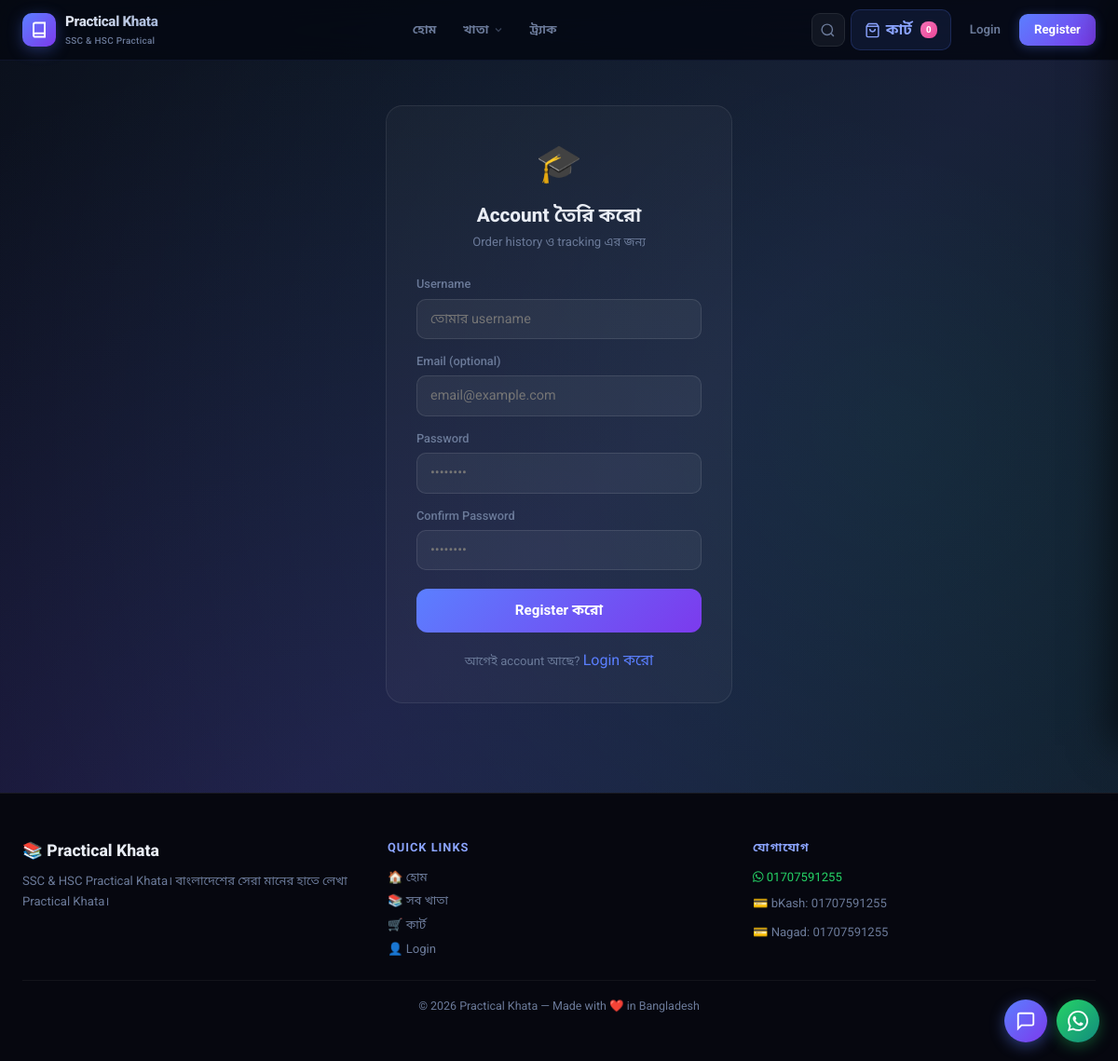
Screenshot of /register/ with the database file from the repository.
### core/models.py (models this page shows, shortened)
class SiteSettings(models.Model):
    site_name        = models.CharField(max_length=100, default='Practical Khata')
    tagline          = models.CharField(max_length=200, default='SSC & HSC Practical Khata')
    whatsapp_number  = models.CharField(max_length=20, default='8801707591255')
    delivery_charge  = models.DecimalField(max_digits=6, decimal_places=2, default=110)
    free_delivery_above = models.DecimalField(max_digits=8, decimal_places=2, default=0,
                          help_text='0 means no free delivery threshold')
    bkash_number     = models.CharField(max_length=20, blank=True, default='01707591255')
    nagad_number     = models.CharField(max_length=20, blank=True, default='01707591255')
    chat_enabled     = models.BooleanField(default=True, help_text='Show AI chat widget')
    chat_welcome_msg = models.CharField(max_length=300,
                       default='আসসালামু আলাইকুম! 👋 কীভাবে সাহায্য করতে পারি?')
    meta_description = models.TextField(blank=True,
                       default='Buy SSC & HSC Practical Khata online in Bangladesh.')
    meta_keywords    = models.CharField(max_length=300, blank=True,
                       default='practical khata, SSC, HSC, Bangladesh')
    og_image         = models.ImageField(upload_to='site/', blank=True, null=True)
    class Meta:
        verbose_name = 'Site Settings'
        verbose_name_plural = 'Site Settings'
    @classmethod
    def get(cls):
        obj, _ = cls.objects.get_or_create(pk=1)
        return obj

### core/views.py (the view, shortened to what this page needs)
# urls.py: path('register/', views.register_view, name='register'),
def register_view(request):
    if request.user.is_authenticated:
        return redirect('dashboard')
    return render(request, 'register.html')

### core/context_processors.py (called while the page is built)
def cart_count(request):
    cart = request.session.get('cart', {})
    total_items = sum(item.get('quantity', 0) for item in cart.values())
    return {'cart_count': total_items}

def site_settings(request):
    settings = SiteSettings.get()
    flash_sale = FlashSale.objects.filter(
        is_active=True,
        ends_at__gt=timezone.now()
    ).first()
    return {
        'site_settings':   settings,
        'flash_sale':      flash_sale,
        'whatsapp_number': settings.whatsapp_number,
        'delivery_charge': settings.delivery_charge,
        'chat_enabled':    settings.chat_enabled,
        'chat_welcome_msg': settings.chat_welcome_msg,
        'GA_MEASUREMENT_ID': getattr(django_settings, 'GA_MEASUREMENT_ID', ''),
    }

### templates/register.html (shortened to what this page needs)
{% extends 'base.html' %}
{% block content %}
<section class="py-5">
    <div class="container" style="max-width:420px;">
        <div class="auth-card">
            <div class="auth-logo">🎓</div>
            <h2 class="auth-title">Account তৈরি করো</h2>
            <p class="auth-sub">Order history ও tracking এর জন্য</p>
            <form method="POST" style="margin-top:24px;">
                <label class="auth-label">Username</label>
                <input type="text" name="username" class="auth-input" placeholder="তোমার username" required>
                <label class="auth-label" style="margin-top:14px;">Email (optional)</label>
                <input type="email" name="email" class="auth-input" placeholder="email@example.com">
                <label class="auth-label" style="margin-top:14px;">Password</label>
                <input type="password" name="password" class="auth-input" placeholder="••••••••" required>
                <label class="auth-label" style="margin-top:14px;">Confirm Password</label>
                <input type="password" name="password2" class="auth-input" placeholder="••••••••" required>
                <button type="submit" class="auth-btn">Register করো</button>
                <div style="text-align:center; margin-top:16px;">
                    <a href="{% url 'login' %}" style="font-size:0.82rem; color:#6b7a99;">আগেই account আছে? <span
                            style="color:#5b7fff;">Login করো</span></a>
                </div>
            </form>
        </div>
    </div>
</section>
{% endblock %}

### templates/base.html (shortened to what this page needs)
<!DOCTYPE html>
<html lang="bn">
{% load static %}
<head>
    <link href="https://cdn.jsdelivr.net/npm/bootstrap@5.3.0/dist/css/bootstrap.min.css" rel="stylesheet">
    <link rel="stylesheet" href="https://cdnjs.cloudflare.com/ajax/libs/font-awesome/6.4.0/css/all.min.css">
    <link rel="stylesheet" href="{% static 'css/style.css' %}?v=7">
</head>
<body>
    <div class="particles-bg"></div>
    <nav class="pk-nav" id="mainNav" role="navigation" aria-label="Main Navigation">
        <div class="pk-nav-bar">
            <div class="container pk-nav-container">
                <a class="pk-logo" href="{% url 'home' %}" aria-label="{{ site_settings.site_name }}">
                    <div class="pk-logo-icon">
                        <svg width="18" height="18" viewBox="0 0 24 24" fill="none" stroke="white" stroke-width="2.5" stroke-linecap="round"><path d="M4 19.5A2.5 2.5 0 0 1 6.5 17H20"/><path d="M6.5 2H20v20H6.5A2.5 2.5 0 0 1 4 19.5v-15A2.5 2.5 0 0 1 6.5 2z"/></svg>
                    </div>
                    <div class="pk-logo-text">
                        <span class="pk-logo-name">{{ site_settings.site_name }}</span>
                        <span class="pk-logo-tagline">SSC &amp; HSC Practical</span>
                    </div>
                </a>
                <ul class="pk-nav-links" role="list">
                    <li>
                        <a href="{% url 'home' %}" class="pk-link {% if request.resolver_match.url_name == 'home' %}pk-link--active{% endif %}">
                            হোম
                        </a>
                    </li>
                    <li class="pk-mega-parent">
                        <a href="{% url 'products' %}" class="pk-link pk-link--has-arrow {% if 'product' in request.resolver_match.url_name %}pk-link--active{% endif %}">
                            খাতা
                            <svg class="pk-arrow" width="12" height="12" viewBox="0 0 24 24" fill="none" stroke="currentColor" stroke-width="2.5"><path d="M6 9l6 6 6-6"/></svg>
                        </a>
                    </li>
                    <li>
                        <a href="#" class="pk-link"
                           onclick="event.preventDefault(); const t=document.getElementById('trackInput'); if(t){t.scrollIntoView({behavior:'smooth'}); t.focus();}else{const id=prompt('তোমার Order ID লিখো:'); if(id) window.location.assign('/order/'+id+'/tracking/');}">
                            ট্র্যাক
                        </a>
                    </li>
                </ul>
                <div class="pk-nav-actions">
                    <button class="pk-icon-btn" id="pkSearchBtn" aria-label="Search" title="খাতা খুঁজুন">
                        <svg width="17" height="17" viewBox="0 0 24 24" fill="none" stroke="currentColor" stroke-width="2"><circle cx="11" cy="11" r="8"/><path d="m21 21-4.35-4.35"/></svg>
                    </button>
                    <a class="pk-cart-btn" href="{% url 'cart' %}" aria-label="Cart">
                        <svg width="17" height="17" viewBox="0 0 24 24" fill="none" stroke="currentColor" stroke-width="2"><path d="M6 2L3 6v14a2 2 0 002 2h14a2 2 0 002-2V6l-3-4z"/><line x1="3" y1="6" x2="21" y2="6"/><path d="M16 10a4 4 0 01-8 0"/></svg>
                        <span class="pk-cart-label">কার্ট</span>
                        {% if cart_count and cart_count > 0 %}
                        <span class="pk-cart-badge cart-nav-badge">{{ cart_count }}</span>
                        {% else %}
                        <span class="pk-cart-badge cart-nav-badge" style="display:none;">0</span>
                        {% endif %}
                    </a>
                    {% if request.user.is_authenticated %}
                    <div class="pk-user-menu">
                        <button class="pk-user-btn" id="pkUserBtn" aria-label="User menu">
                            <div class="pk-avatar">{{ request.user.username|slice:":1"|upper }}</div>
                            <svg class="pk-arrow" width="12" height="12" viewBox="0 0 24 24" fill="none" stroke="currentColor" stroke-width="2.5"><path d="M6 9l6 6 6-6"/></svg>
                        </button>
                        <div class="pk-user-dropdown" id="pkUserDropdown">
                            <div class="pk-user-header">
                                <div class="pk-avatar pk-avatar-lg">{{ request.user.username|slice:":1"|upper }}</div>
                                <div>
                                    <p class="pk-user-name">{{ request.user.username }}</p>
                                    <p class="pk-user-role">{% if request.user.is_staff %}Admin{% else %}Customer{% endif %}</p>
                                </div>
                            </div>
                            <div class="pk-user-links">
                                <a href="{% url 'dashboard' %}" class="pk-user-link">
                                    <svg width="14" height="14" viewBox="0 0 24 24" fill="none" stroke="currentColor" stroke-width="2"><rect x="3" y="3" width="7" height="7"/><rect x="14" y="3" width="7" height="7"/><rect x="14" y="14" width="7" height="7"/><rect x="3" y="14" width="7" height="7"/></svg>
                                    Dashboard
                                </a>
                                <a href="{% url 'cart' %}" class="pk-user-link">
                                    <svg width="14" height="14" viewBox="0 0 24 24" fill="none" stroke="currentColor" stroke-width="2"><path d="M6 2L3 6v14a2 2 0 002 2h14a2 2 0 002-2V6l-3-4z"/><line x1="3" y1="6" x2="21" y2="6"/></svg>
                                    আমার কার্ট
                                </a>
                                {% if request.user.is_staff %}
                                <div class="pk-user-divider"></div>
                                <p class="pk-user-section">Admin Panel</p>
                                <a href="{% url 'admin_dashboard' %}" class="pk-user-link">🚀 Dashboard 2.0</a>
                                <a href="{% url 'manage_products' %}" class="pk-user-link">📦 Products</a>
                                <a href="{% url 'admin_orders' %}" class="pk-user-link">📋 Orders</a>
                                <a href="{% url 'admin_reviews' %}" class="pk-user-link">⭐ Reviews</a>
                                <a href="{% url 'manage_coupons' %}" class="pk-user-link">🎟️ Coupons</a>
                                {% endif %}
                                <div class="pk-user-divider"></div>
                                <a href="{% url 'logout' %}" class="pk-user-link pk-user-link--danger">
                                    <svg width="14" height="14" viewBox="0 0 24 24" fill="none" stroke="currentColor" stroke-width="2"><path d="M9 21H5a2 2 0 01-2-2V5a2 2 0 012-2h4"/><polyline points="16 17 21 12 16 7"/><line x1="21" y1="12" x2="9" y2="12"/></svg>
                                    Logout
                                </a>
                            </div>
                        </div>
                    </div>
                    {% else %}
                    <a href="{% url 'login' %}" class="pk-auth-link">Login</a>
                    <a href="{% url 'register' %}" class="pk-auth-btn">Register</a>
                    {% endif %}
                </div>
            </div>
        </div>
    </nav>
    {% block content %}{% endblock %}
    <footer class="mt-5 py-5" style="border-top:1px solid rgba(255,255,255,0.07);background:rgba(7,8,15,0.98);">
        <div class="container">
            <div class="row g-4">
                <div class="col-md-4">
                    <div style="font-size:1.1rem;font-weight:800;color:#e8ecf4;margin-bottom:8px;">
                        📚 {{ site_settings.site_name }}
                    </div>
                    <p style="font-size:0.82rem;color:#6b7a99;line-height:1.7;">
                        {{ site_settings.tagline }}। বাংলাদেশের সেরা মানের হাতে লেখা Practical Khata।
                    </p>
                </div>
                <div class="col-md-4">
                    <div
                        style="font-size:0.8rem;font-weight:700;color:#8ba4ff;margin-bottom:12px;text-transform:uppercase;letter-spacing:1px;">
                        Quick Links</div>
                    <div style="display:flex;flex-direction:column;gap:6px;">
                        <a href="{% url 'home' %}" style="font-size:0.82rem;color:#6b7a99;text-decoration:none;">🏠
                            হোম</a>
                        <a href="{% url 'products' %}" style="font-size:0.82rem;color:#6b7a99;text-decoration:none;">📚
                            সব খাতা</a>
                        <a href="{% url 'cart' %}" style="font-size:0.82rem;color:#6b7a99;text-decoration:none;">🛒
                            কার্ট</a>
                        <a href="{% url 'login' %}" style="font-size:0.82rem;color:#6b7a99;text-decoration:none;">👤
                            Login</a>
                    </div>
                </div>
                <div class="col-md-4">
                    <div
                        style="font-size:0.8rem;font-weight:700;color:#8ba4ff;margin-bottom:12px;text-transform:uppercase;letter-spacing:1px;">
                        যোগাযোগ</div>
                    <div style="display:flex;flex-direction:column;gap:8px;">
                        <a href="https://wa.me/{{ site_settings.whatsapp_number }}" target="_blank"
                            style="font-size:0.82rem;color:#25d366;text-decoration:none;">
                            <i class="fab fa-whatsapp"></i> {{ site_settings.whatsapp_number|slice:"2:" }}
                        </a>
                        {% if site_settings.bkash_number %}
                        <span style="font-size:0.82rem;color:#6b7a99;">
                            💳 bKash: {{ site_settings.bkash_number }}
                        </span>
                        {% endif %}
                        {% if site_settings.nagad_number %}
                        <span style="font-size:0.82rem;color:#6b7a99;">
                            💳 Nagad: {{ site_settings.nagad_number }}
                        </span>
                        {% endif %}
                    </div>
                </div>
            </div>
            <div
                style="border-top:1px solid rgba(255,255,255,0.05);margin-top:24px;padding-top:16px;text-align:center;">
                <p style="font-size:0.78rem;color:#6b7a99;margin:0;">
                    © 2026 {{ site_settings.site_name }} — Made with ❤️ in Bangladesh
                </p>
            </div>
        </div>
    </footer>
    <a href="https://wa.me/{{ site_settings.whatsapp_number }}" class="wa-float" target="_blank" rel="noopener"
        title="WhatsApp এ মেসেজ করো" aria-label="WhatsApp">
    </a>
    {% if chat_enabled %}
    <div class="ai-chat-widget" id="aiChatWidget">
        <button class="ai-chat-toggle" id="aiChatToggle" aria-label="Chat">
            <span class="ai-chat-icon-open">
                <svg width="22" height="22" viewBox="0 0 24 24" fill="none" stroke="white" stroke-width="2">
                    <path d="M21 15a2 2 0 0 1-2 2H7l-4 4V5a2 2 0 0 1 2-2h14a2 2 0 0 1 2 2z"></path>
                </svg>
            </span>
        </button>
    </div>
    {% endif %}
</body>
</html>

### templates/base.html (style rules this page uses)
.ai-chat-widget { position: fixed; bottom: 20px; right: 76px; z-index: 9998; display: flex; flex-direction: column; align-items: flex-end; }
.ai-chat-toggle { width: 46px; height: 46px; border-radius: 50%; background: linear-gradient(135deg, #5b7fff, #7c3aed); border: none; cursor: pointer; display: flex; align-items: center; justify-content: center; box-shadow: 0 4px 16px rgba(91, 127, 255, 0.45); transition: transform 0.2s, box-shadow 0.2s; position: relative; animation: chatPulse 3s ease-in-out infinite; }
.ai-chat-icon-open, .ai-chat-icon-close { display: flex; align-items: center; justify-content: center; }

### rows the page displays
SiteSettings: site_name "Practical Khata", tagline "SSC & HSC Practical Khata", whatsapp_number "01707591255", bkash_number "01707591255", nagad_number "01707591255"
